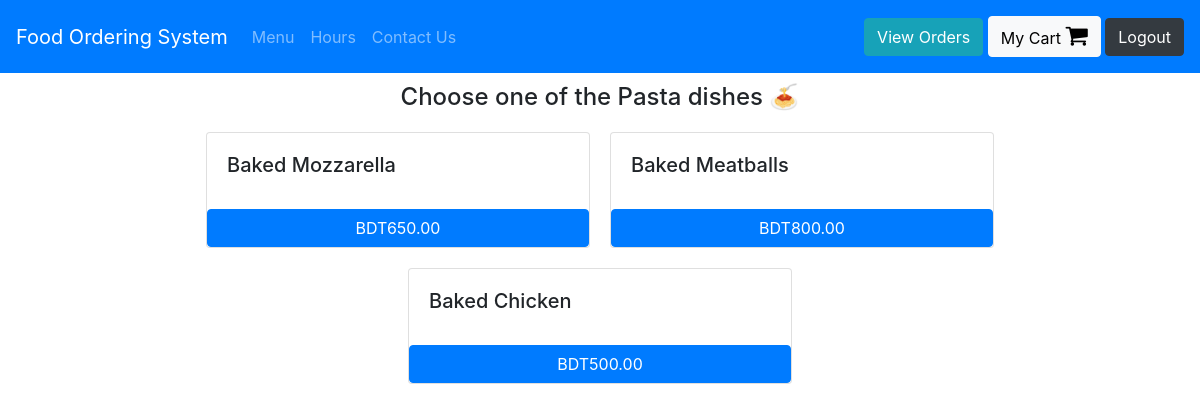
The page /Pasta (signed in) on the database its author committed.
### orders/models.py (models this page shows)
class Pasta(models.Model):
    dish_name = models.CharField(max_length=200)
    price = models.DecimalField(max_digits=6, decimal_places=2)
    def __str__(self):
        return f"{self.dish_name}"

### orders/views.py (the view)
# urls.py: path("Pasta", views.pasta, name="pasta"),
def pasta(request):
    if request.user.is_authenticated:
        return render(request, "orders/pasta.html", context = {"dishes":Pasta.objects.all})
    else:
        return redirect("orders:login")

### orders/templates/orders/pasta.html
{% extends 'orders/header.html' %}
{% block content %}
    <div class="container">
      <h4 style="margin:10px; text-align:center;"> Choose one of the Pasta dishes &#x1f35d </h4>
      <div class="row justify-content-center">
        {% for dish in dishes %}
            <div class="card" id="regular_pizza_card" style="width: 24rem; margin:10px;">
              <div class="card-body">
                <h5 class="card-title" >{{dish}}</h5>
              </div>
              <button class="btn btn-primary" onclick="add_to_cart({item_description:'{{dish}}' , price:{{dish.price}} })">BDT{{dish.price}}</button>
            </div>
        {% endfor %}
      </div>
    </div>
{% endblock %}

### rows shown on the page
Pasta: dish_name "Baked Mozzarella", price "650.00"
Pasta: dish_name "Baked Meatballs", price "800.00"
Pasta: dish_name "Baked Chicken", price "500.00"
